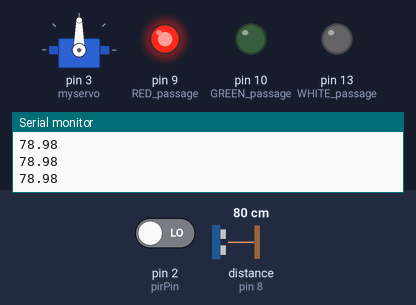
A sketch run on a simulated Arduino Uno, built with avr-gcc and run on an emulated ATmega328P. On the bench: servo, output pins drawn as LEDs (lit = HIGH), the last lines printed to the serial monitor. Wiring (inferred from the names in the program): ultrasonic range finder: trigger pin 7; echo pin 8. The inputs (shaded band) are chosen by the test bench; at power-on: pin 2 (pirPin) LOW, distance to the obstacle (sensor on pin 8) 80 cm. The echo pulse lasts 58.3 µs per cm; pins used as bus, display or sensor lines are not drawn.

Above: at 1.3 s.
1.4 s: pin 2 (pirPin) driven HIGH
At 3.3 s:
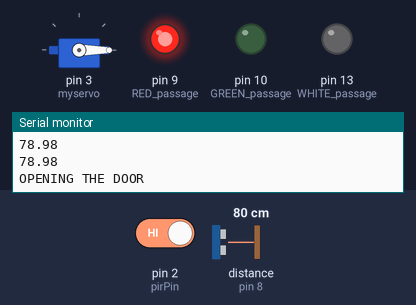
4.4 s: distance to the obstacle (sensor on pin 8) set to 39 cm
7.4 s: distance to the obstacle (sensor on pin 8) set to 31 cm
At 10.3 s:
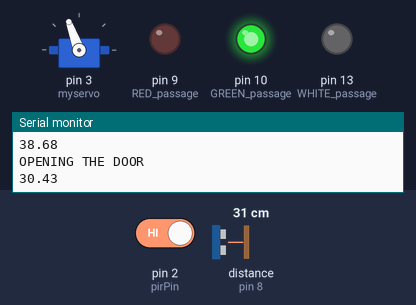
10.4 s: pin 2 (pirPin) driven LOW
At 11.2 s:
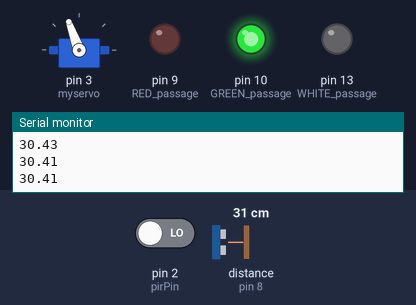
11.9 s: distance to the obstacle (sensor on pin 8) set to 12 cm
13.4 s: distance to the obstacle (sensor on pin 8) set to 9 cm
At 14.1 s:
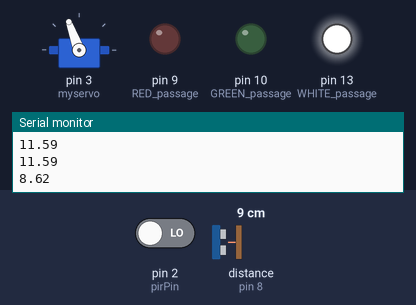
Timing chart, 0 to 16.1 s (numbered marks = the images above; inputs shaded):
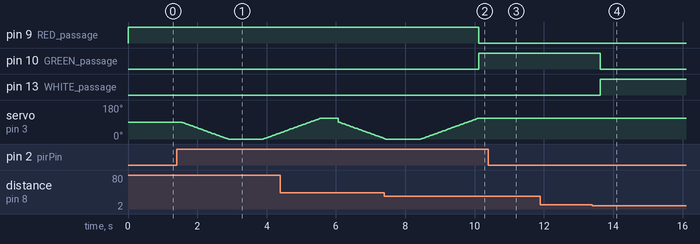

The sketch:

door_and_hallway.ino
```cpp
#include <Servo.h>

Servo myservo;

int pirPin = 2;
int pirStat = 0;
int pos = 0;

int ultra_trig=7;
int ultra_echo=8;
int RED_passage=9;
int GREEN_passage=10;
int WHITE_passage=13;

int PIR_sense=1;
Servo myServo;
int duration;
float cm;
void setup() {
   pinMode(pirPin, INPUT);
   myservo.attach(3);
   Serial.begin(9600);
   pinMode(ultra_echo, INPUT);
   pinMode(ultra_trig, OUTPUT);
   pinMode(RED_passage, OUTPUT);
   pinMode(GREEN_passage, OUTPUT);
   pinMode(WHITE_passage, OUTPUT);

Serial.begin(9600);
}
void Door(){
  pirStat = digitalRead(pirPin);

 if (pirStat == HIGH) {


   Serial.println("OPENING THE DOOR");


    for (pos = 90; pos >= 0; pos -= 1) {
    myservo.write(pos);
    delay(15);
   }
   delay(1000);
   for (pos = 0; pos <= 110; pos += 1) {

    myservo.write(pos);
    delay(15);
   }

 }
 else {
 }
}
void Passage_Light(){
   digitalWrite(ultra_trig,HIGH);
   delayMicroseconds(10);
   digitalWrite(ultra_trig,LOW);
   duration=pulseIn(ultra_echo,HIGH);
   cm=duration*0.034/2;
  Serial.println(cm);
  if(cm>35){
    digitalWrite(RED_passage,HIGH);
     digitalWrite(GREEN_passage,LOW);
    digitalWrite(WHITE_passage,LOW);
  }
  else if(cm>10){
    digitalWrite(GREEN_passage,HIGH);
    digitalWrite(RED_passage,LOW);
    digitalWrite(WHITE_passage,LOW);

  }
  else{
    digitalWrite(WHITE_passage,HIGH);
    digitalWrite(GREEN_passage,LOW);
    digitalWrite(RED_passage,LOW);
  }
  //lcd.print(cm);
  delay(500);
}


void loop() {
  Door();
  Passage_Light();

}
```

Measured:
- the behaviour switches between 36 and 35 cm on distance to the obstacle (sensor on pin 8) (found by bisection; images 1 and 2)
- the behaviour switches between 11 and 10 cm on distance to the obstacle (sensor on pin 8) (found by bisection; images 3 and 4)
- after the input at 7.4 s, pin 9 (RED_passage): HIGH → LOW after 2.7 s; pin 10 (GREEN_passage): LOW → HIGH after 2.7 s
- after the input at 10.4 s, servo on pin 3 (myservo): stays 110° (without the input it goes to 90° after 0.21 s)
- after the input at 13.4 s, pin 10 (GREEN_passage): HIGH → LOW after 0.23 s; pin 13 (WHITE_passage): LOW → HIGH after 0.23 s
